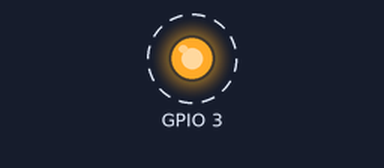
Recording of a sketch running on a simulated ESP32. On the bench: output pins drawn as LEDs (lit = HIGH). Dashed ring = blinking. What the sketch prints to the serial monitor is not drawn.

Above: at 0.05 s.
Timing chart, 0 to 3.0 s (numbered marks = the images above):
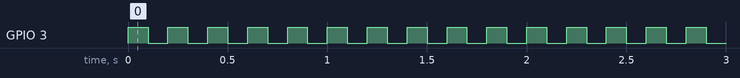

The sketch:

mac-address-checker.ino
```cpp
#include <WiFi.h>
#include <esp_wifi.h>

void readMacAddress(){
  uint8_t baseMac[6];
  esp_err_t ret = esp_wifi_get_mac(WIFI_IF_STA, baseMac);
  if (ret == ESP_OK) {
    Serial.printf("%02x:%02x:%02x:%02x:%02x:%02x\n",
                  baseMac[0], baseMac[1], baseMac[2],
                  baseMac[3], baseMac[4], baseMac[5]);
  } else {
    Serial.println("Failed to read MAC address");
  }
}

void setup(){
  Serial.begin(9600);

  WiFi.mode(WIFI_STA);
  WiFi.STA.begin();
  pinMode(3, OUTPUT);

  Serial.print("[DEFAULT] ESP32 Board MAC Address: ");
  readMacAddress();
}

void loop(){
  digitalWrite(3, HIGH);
  delay(100);
  digitalWrite(3, LOW);
  delay(100);
}
```

Measured:
- by itself, GPIO 3: alternates HIGH for 0.10 s and LOW for 0.10 s
